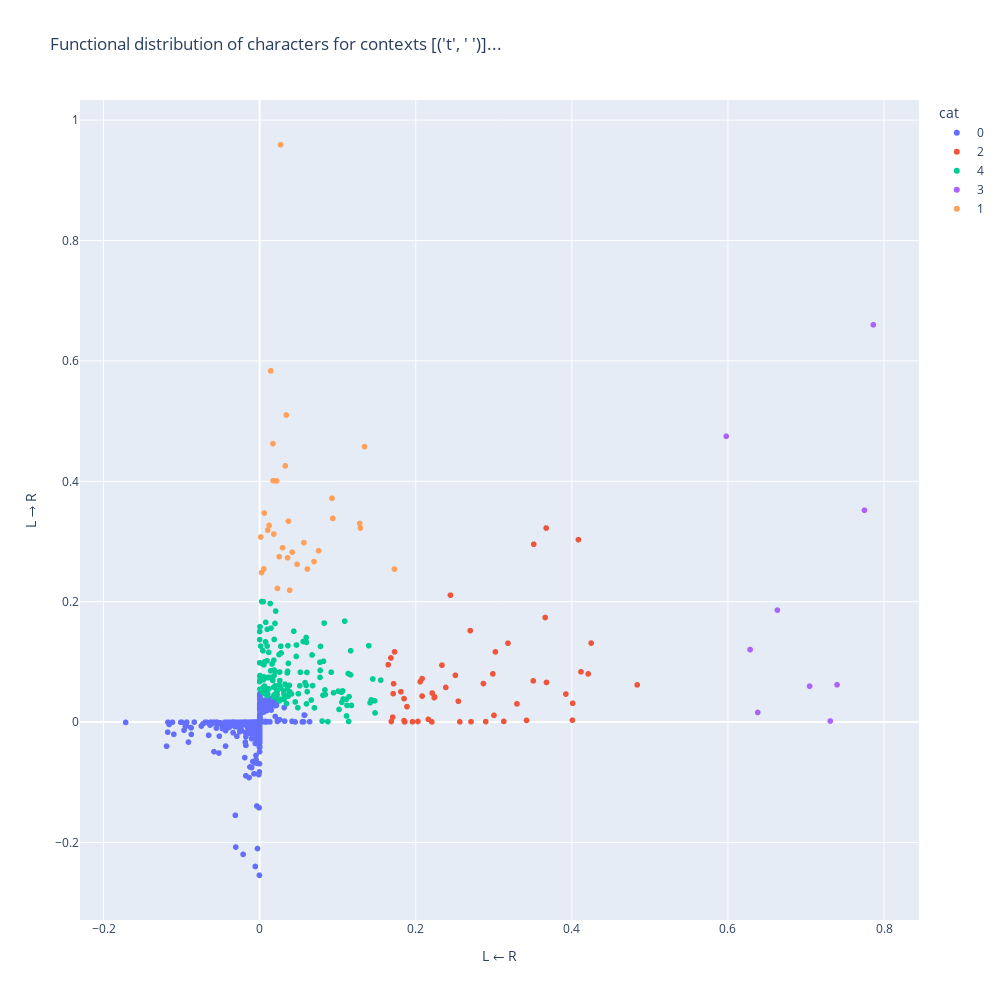

Here is the notebook cell this chart was saved with:
### Code cell
df = pd.DataFrame({
'cat': [str(c) for c in terms_kmeans.labels_],"labels": labels, 'L → R':terms_matrix[:,0], 'L ← R':terms_matrix[:,1],
#  'L ↔ R':terms_matrix[:,2]
})

# thres = 0.05
# df = df[(df['L → R'] > thres) & (df['L ← R'] > thres) & (df['L ↔ R'] > thres)]


fig_terms = px.scatter(df, x='L ← R', y='L → R',# z='L ↔ R',
                    color='cat',
                    hover_name= "labels",
                    title=f"Functional distribution of characters for contexts {cluster[:100]}...",
                    width=1000, height=1000,)
fig_terms.show()

### Figure 1 — Plotly figure (JSON) as saved in the notebook; plotly's stock layout.template omitted (floating-point values rounded to 4 significant figures; data arrays with more than 128 entries replaced by an {"elided": "..."} marker saying what was removed)
{"data": [{"hovertemplate": "<b>%{hovertext}</b><br><br>cat=0<br>L ← R=%{x}<br>L → R=%{y}<extra></extra>", "hovertext": {"elided": "1134x2 str values"}, "legendgroup": "0", "marker": {"color": "#636efa", "symbol": "circle"}, "mode": "markers", "name": "0", "showlegend": true, "type": "scattergl", "x": {"elided": "1134 float values"}, "xaxis": "x", "y": {"elided": "1134 float values"}, "yaxis": "y"}, {"hovertemplate": "<b>%{hovertext}</b><br><br>cat=2<br>L ← R=%{x}<br>L → R=%{y}<extra></extra>", "hovertext": [["a", "b"], ["a", "g"], ["a", "l"], ["a", "n"], ["a", "t"], ["a", "x"], ["e", "l"], ["e", "m"], ["e", "n"], ["e", "q"], ["e", "r"], ["e", "s"], ["h", "a"], ["h", "i"], ["i", "c"], ["i", "m"], ["i", "n"], ["i", "o"], ["i", "q"], ["i", "s"], ["i", "t"], ["l", "y"], ["o", "b"], ["o", "c"], ["o", "g"], ["o", "j"], ["o", "k"], ["o", "m"], ["o", "p"], ["o", "q"], ["o", "r"], ["o", "s"], ["o", "t"], ["o", "u"], ["o", "w"], ["o", "1"], ["o", "2"], ["o", "3"], ["o", "4"], ["o", "5"], ["o", "6"], ["o", "7"], ["o", "8"], ["r", "u"], ["r", "y"], ["s", "j"], ["s", "q"], ["s", "w"], ["1", "0"], ["1", "5"], ["1", "6"], ["1", "7"], ["1", "8"]], "legendgroup": "2", "marker": {"color": "#EF553B", "symbol": "circle"}, "mode": "markers", "name": "2", "showlegend": true, "type": "scattergl", "x": [0.2867, 0.2545, 0.3182, 0.2444, 0.1729, 0.3002, 0.1711, 0.2211, 0.1648, 0.1688, 0.4084, 0.2057, 0.4247, 0.4209, 0.4117, 0.3675, 0.3658, 0.3671, 0.186, 0.2988, 0.1716, 0.3512, 0.4837, 0.185, 0.401, 0.4007, 0.1704, 0.2243, 0.3924, 0.2028, 0.1682, 0.1809, 0.302, 0.1888, 0.3297, 0.3419, 0.3128, 0.2897, 0.2708, 0.1958, 0.2565, 0.2207, 0.1857, 0.2336, 0.2508, 0.2161, 0.185, 0.2385, 0.2698, 0.2081, 0.2082, 0.2236, 0.3506], "xaxis": "x", "y": [0.064, 0.03467, 0.131, 0.2108, 0.1166, 0.01123, 0.04722, 0.04819, 0.09525, 0.0009915, 0.303, 0.0671, 0.1312, 0.08012, 0.08355, 0.06582, 0.1738, 0.3224, 0.0008977, 0.08009, 0.06377, 0.2955, 0.06181, 0.03901, 0.03127, 0.003214, 0.008166, 0.04174, 0.04658, 0.001017, 0.1065, 0.0504, 0.1166, 0.02569, 0.03026, 0.002781, 0.001117, 0.0007887, 0.0005552, 0.0005412, 0.0004241, 0.0003186, 0.0002887, 0.09451, 0.0777, 0.004561, 0.002442, 0.05759, 0.1519, 0.07226, 0.04325, 0.04057, 0.06848], "yaxis": "y"}, {"hovertemplate": "<b>%{hovertext}</b><br><br>cat=4<br>L ← R=%{x}<br>L → R=%{y}<extra></extra>", "hovertext": {"elided": "141x2 str values"}, "legendgroup": "4", "marker": {"color": "#00cc96", "symbol": "circle"}, "mode": "markers", "name": "4", "showlegend": true, "type": "scattergl", "x": {"elided": "141 float values"}, "xaxis": "x", "y": {"elided": "141 float values"}, "yaxis": "y"}, {"hovertemplate": "<b>%{hovertext}</b><br><br>cat=3<br>L ← R=%{x}<br>L → R=%{y}<extra></extra>", "hovertext": [["a", "k"], ["e", "d"], ["e", "x"], ["h", "e"], ["i", "v"], ["i", "z"], ["o", "f"], ["t", "h"], ["1", "9"]], "legendgroup": "3", "marker": {"color": "#ab63fa", "symbol": "circle"}, "mode": "markers", "name": "3", "showlegend": true, "type": "scattergl", "x": [0.7398, 0.6633, 0.6381, 0.7862, 0.7046, 0.731, 0.6284, 0.5978, 0.7749], "xaxis": "x", "y": [0.06192, 0.186, 0.016, 0.6599, 0.05971, 0.001783, 0.1204, 0.4748, 0.3519], "yaxis": "y"}, {"hovertemplate": "<b>%{hovertext}</b><br><br>cat=1<br>L ← R=%{x}<br>L → R=%{y}<extra></extra>", "hovertext": [["b", "e"], ["c", "h"], ["c", "o"], ["d", "i"], ["d", "o"], ["f", "o"], ["g", "o"], ["j", "o"], ["j", "u"], ["k", "n"], ["l", "e"], ["m", "a"], ["m", "e"], ["n", "e"], ["n", "o"], ["p", "r"], ["q", "u"], ["r", "a"], ["u", "r"], ["v", "e"], ["v", "i"], ["w", "a"], ["w", "o"], ["y", "o"], ["2", "0"], ["3", "0"], ["4", "0"], ["5", "0"], ["6", "0"], ["7", "0"], ["8", "0"], ["9", "0"]], "legendgroup": "1", "marker": {"color": "#FFA15A", "symbol": "circle"}, "mode": "markers", "name": "1", "showlegend": true, "type": "scattergl", "x": [0.01711, 0.09369, 0.03691, 0.0228, 0.01819, 0.03287, 0.0104, 0.00248, 0.03415, 0.01432, 0.02175, 0.02931, 0.01217, 0.005974, 0.01725, 0.02504, 0.02685, 0.1291, 0.1344, 0.001484, 0.00542, 0.0697, 0.06119, 0.04798, 0.1727, 0.1282, 0.07554, 0.09273, 0.0567, 0.03851, 0.04168, 0.03576], "xaxis": "x", "y": [0.4626, 0.3383, 0.3337, 0.222, 0.3124, 0.4257, 0.3188, 0.2484, 0.5101, 0.5834, 0.4006, 0.2896, 0.3267, 0.3472, 0.4009, 0.2747, 0.9591, 0.3223, 0.4575, 0.3074, 0.2545, 0.2667, 0.2543, 0.2621, 0.2542, 0.3299, 0.2846, 0.3717, 0.2981, 0.2189, 0.2822, 0.273], "yaxis": "y"}], "layout": {"height": 1000, "legend": {"title": {"text": "cat"}, "tracegroupgap": 0}, "title": {"text": "Functional distribution of characters for contexts [('t', ' ')]..."}, "width": 1000, "xaxis": {"anchor": "y", "domain": [0, 1], "title": {"text": "L ← R"}}, "yaxis": {"anchor": "x", "domain": [0, 1], "title": {"text": "L → R"}}}}
